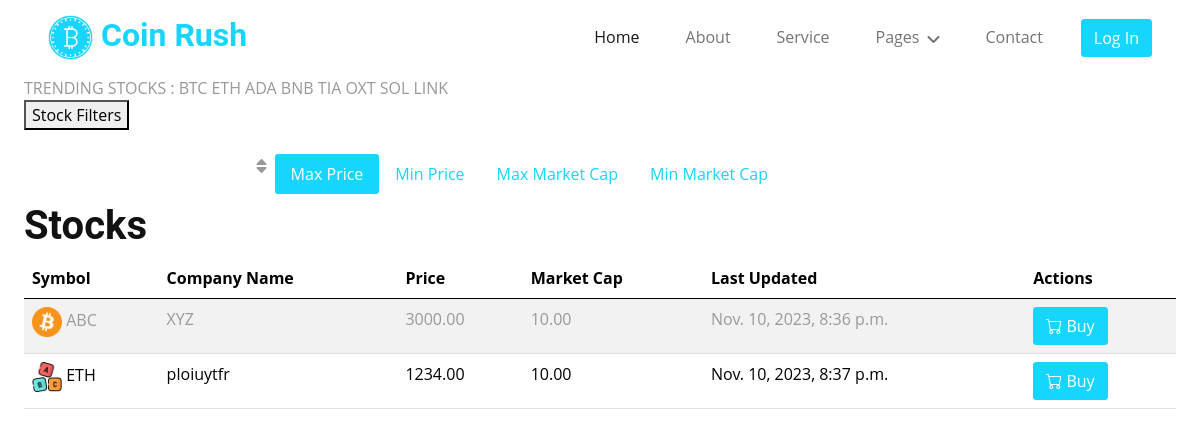
Page /home/ on the earlier database version.
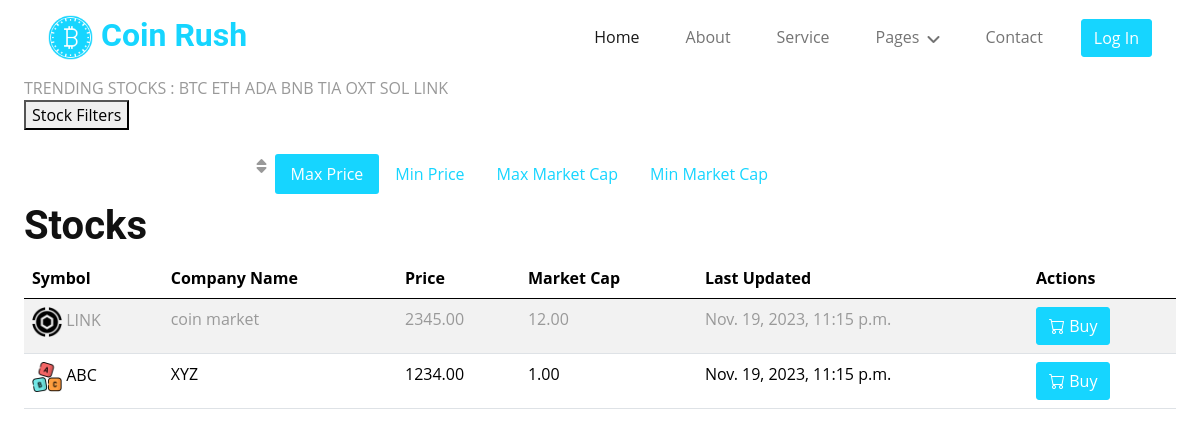
Same page on the later database version.
### coinRush/models.py (models this page shows, shortened)
class Stock(models.Model):
    symbol = models.CharField(max_length=10, unique=True)
    company_name = models.CharField(max_length=255)
    current_price = models.DecimalField(max_digits=10, decimal_places=2)
    market_cap = models.DecimalField(max_digits=10, decimal_places=2)
    last_updated = models.DateTimeField(auto_now=True)
    image = models.ImageField(upload_to='stock_pics/',blank=True, null=True)

### coinRush/views.py (the view)
# urls.py: path("home/", views.home, name="home"),
def home(request):
    ord_by = request.GET.get("order_by")
    order_string = ""
    if ord_by == None or ord_by == "max-price" or ord_by == "":
        order_string = "-current_price"
    elif ord_by == "min-price":
        order_string = "current_price"
    elif ord_by == "max-market-cap":
        order_string = "-market_cap"
    elif ord_by == "min-market-cap":
        order_string = "market_cap"
    stock_filter = StockFilters(request.GET,queryset=Stock.objects.all().order_by(order_string))
    context = {"stocks": stock_filter.qs,
               "form":stock_filter.form}
    return render(request, "index.html",context )

### coinRush/templates/index.html (shortened to what this page needs)
{% extends "Base/base.html" %}
{% block content %}
{% load static %}
{% block extraHead %}
    <link rel="stylesheet" href="{% static 'css/stocks.css' %}">
{% endblock extraHead %}
<marquee behavior="scroll" direction="left">
TRENDING STOCKS : BTC ETH ADA BNB TIA OXT SOL LINK
</marquee>
<button onclick="openPopup()">Stock Filters</button>
    <div class="row mt-4">
        <div class="col-lg-8">
               <ul id="stock-sort" class="nav nav-pills d-flex justify-content-end mb-2">
    <li class="nav-item">
        <span class="mx-2"><i class="fa fa-sort"></i></span>
    </li>
    <li class="nav-item">
        <a class="nav-link {% if request.GET.order_by == 'max-price' or request.GET.order_by == None  or request.GET.order_by == '' %} active {% else %} inactive {% endif %}" aria-current="page" href="?order_by=max-price">Max Price</a>
    </li>
    <li class="nav-item">
        <a class="nav-link{% if request.GET.order_by == 'min-price' %} active {% else %} inactive {% endif %}" href="?order_by=min-price">Min Price</a>
    </li>
    <li class="nav-item">
        <a class="nav-link{% if request.GET.order_by == 'max-market-cap' %} active {% else %} inactive {% endif %}" href="?order_by=max-market-cap">Max Market Cap</a>
    </li>
    <li class="nav-item">
        <a class="nav-link{% if request.GET.order_by == 'min-market-cap' %} active {% else %} inactive {% endif %}" href="?order_by=min-market-cap">Min Market Cap</a>
    </li>
</ul>
                    </div>
                </div>
    <h1>Stocks</h1>
    {% if stocks %}
        <table class="table table-striped">
            <thead>
            <tr>
                <th>Symbol</th>
                <th>Company Name</th>
                <th>Price</th>
                <th>Market Cap</th>
                <th>Last Updated</th>
                <th>Actions</th>
            </tr>
            </thead>
            <tbody>
            {% for stock in stocks %}
                <tr>
                    <td><img src="{{ stock.image.url }}" alt="{{ stock.symbol }}" width="30"
                             height="30"> {{ stock.symbol }}</td>
                    <td>{{ stock.company_name }}</td>
                    <td>{{ stock.current_price }}</td>
                    <td>{{ stock.market_cap }}</td>
                    <td>{{ stock.last_updated }}</td>
                    <td><a href="{% url 'buy_stock' stock.symbol %}" class="btn btn-primary">
                        <i class="bi bi-cart"></i> Buy
                    </a>
                    </td>
                </tr>
            {% endfor %}
            </tbody>
        </table>
    {% else %}
        <p>No stock data available</p>
    {% endif %}
{% endblock %}

Differences in the rows shown:
removed Stock: image (picture), symbol "ETH", company_name "ploiuytfr", current_price "1234.00", market_cap "10.00", last_updated "Nov. 10, 2023, 8:37 p.m."
added Stock: image (picture), symbol "LINK", company_name "coin market", current_price "2345.00", market_cap "12.00", last_updated "Nov. 19, 2023, 11:15 p.m."
changed Stock "ABC": image: a different picture; current_price "3000.00" → "1234.00"; market_cap "10.00" → "1.00"; last_updated "Nov. 10, 2023, 8:36 p.m." → "Nov. 19, 2023, 11:15 p.m."
